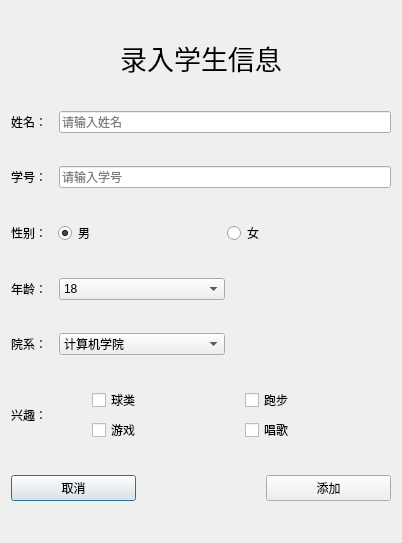
<?xml version="1.0" encoding="UTF-8"?>
<ui version="4.0">
 <class>addStu</class>
 <widget class="QDialog" name="addStu">
  <property name="geometry">
   <rect>
    <x>0</x>
    <y>0</y>
    <width>402</width>
    <height>543</height>
   </rect>
  </property>
  <property name="windowTitle">
   <string>添加学生</string>
  </property>
  <layout class="QVBoxLayout" name="verticalLayout">
   <item>
    <widget class="QLabel" name="label">
     <property name="sizePolicy">
      <sizepolicy hsizetype="Preferred" vsizetype="Fixed">
       <horstretch>0</horstretch>
       <verstretch>0</verstretch>
      </sizepolicy>
     </property>
     <property name="font">
      <font>
       <family>Ubuntu</family>
       <pointsize>20</pointsize>
       <weight>50</weight>
       <italic>false</italic>
       <bold>false</bold>
      </font>
     </property>
     <property name="layoutDirection">
      <enum>Qt::RightToLeft</enum>
     </property>
     <property name="styleSheet">
      <string notr="true"/>
     </property>
     <property name="text">
      <string>录入学生信息</string>
     </property>
     <property name="alignment">
      <set>Qt::AlignCenter</set>
     </property>
    </widget>
   </item>
   <item>
    <layout class="QHBoxLayout" name="horizontalLayout" stretch="1,8">
     <item>
      <widget class="QLabel" name="label_2">
       <property name="text">
        <string>姓名：</string>
       </property>
      </widget>
     </item>
     <item>
      <widget class="QLineEdit" name="le_name">
       <property name="placeholderText">
        <string>请输入姓名</string>
       </property>
       <property name="clearButtonEnabled">
        <bool>true</bool>
       </property>
      </widget>
     </item>
    </layout>
   </item>
   <item>
    <layout class="QHBoxLayout" name="horizontalLayout_2" stretch="1,8">
     <item>
      <widget class="QLabel" name="label_3">
       <property name="text">
        <string>学号：</string>
       </property>
      </widget>
     </item>
     <item>
      <widget class="QLineEdit" name="le_number">
       <property name="text">
        <string comment="dsf" extracomment="sdf"/>
       </property>
       <property name="dragEnabled">
        <bool>true</bool>
       </property>
       <property name="placeholderText">
        <string>请输入学号</string>
       </property>
       <property name="clearButtonEnabled">
        <bool>true</bool>
       </property>
      </widget>
     </item>
    </layout>
   </item>
   <item>
    <layout class="QHBoxLayout" name="horizontalLayout_3" stretch="1,4,4">
     <item>
      <widget class="QLabel" name="label_4">
       <property name="text">
        <string>性别：</string>
       </property>
      </widget>
     </item>
     <item>
      <widget class="QRadioButton" name="rbtn_male">
       <property name="text">
        <string>男</string>
       </property>
       <property name="checked">
        <bool>true</bool>
       </property>
       <attribute name="buttonGroup">
        <string notr="true">sexGroup</string>
       </attribute>
      </widget>
     </item>
     <item>
      <widget class="QRadioButton" name="rbtn_female">
       <property name="text">
        <string>女</string>
       </property>
       <attribute name="buttonGroup">
        <string notr="true">sexGroup</string>
       </attribute>
      </widget>
     </item>
    </layout>
   </item>
   <item>
    <layout class="QHBoxLayout" name="horizontalLayout_4" stretch="1,4,4">
     <item>
      <widget class="QLabel" name="label_5">
       <property name="text">
        <string>年龄：</string>
       </property>
      </widget>
     </item>
     <item>
      <widget class="QComboBox" name="cb_age">
       <item>
        <property name="text">
         <string>18</string>
        </property>
       </item>
       <item>
        <property name="text">
         <string>19</string>
        </property>
       </item>
       <item>
        <property name="text">
         <string>20</string>
        </property>
       </item>
       <item>
        <property name="text">
         <string>21</string>
        </property>
       </item>
       <item>
        <property name="text">
         <string>22</string>
        </property>
       </item>
       <item>
        <property name="text">
         <string>23</string>
        </property>
       </item>
       <item>
        <property name="text">
         <string>24</string>
        </property>
       </item>
      </widget>
     </item>
     <item>
      <spacer name="horizontalSpacer_2">
       <property name="orientation">
        <enum>Qt::Horizontal</enum>
       </property>
       <property name="sizeHint" stdset="0">
        <size>
         <width>40</width>
         <height>20</height>
        </size>
       </property>
      </spacer>
     </item>
    </layout>
   </item>
   <item>
    <layout class="QHBoxLayout" name="horizontalLayout_5" stretch="1,4,4">
     <item>
      <widget class="QLabel" name="label_6">
       <property name="text">
        <string>院系：</string>
       </property>
      </widget>
     </item>
     <item>
      <widget class="QComboBox" name="cb_yx">
       <item>
        <property name="text">
         <string>计算机学院</string>
        </property>
       </item>
       <item>
        <property name="text">
         <string>文学院</string>
        </property>
       </item>
       <item>
        <property name="text">
         <string>工商管理学院</string>
        </property>
       </item>
       <item>
        <property name="text">
         <string>理学院</string>
        </property>
       </item>
       <item>
        <property name="text">
         <string>电气工程学院</string>
        </property>
       </item>
      </widget>
     </item>
     <item>
      <spacer name="horizontalSpacer_3">
       <property name="orientation">
        <enum>Qt::Horizontal</enum>
       </property>
       <property name="sizeHint" stdset="0">
        <size>
         <width>40</width>
         <height>20</height>
        </size>
       </property>
      </spacer>
     </item>
    </layout>
   </item>
   <item>
    <layout class="QHBoxLayout" name="horizontalLayout_6" stretch="1,4">
     <item>
      <widget class="QLabel" name="label_7">
       <property name="text">
        <string>兴趣：</string>
       </property>
      </widget>
     </item>
     <item>
      <layout class="QGridLayout" name="gridLayout">
       <item row="1" column="0">
        <widget class="QCheckBox" name="cb_game">
         <property name="text">
          <string>游戏</string>
         </property>
         <attribute name="buttonGroup">
          <string notr="true">insGroup</string>
         </attribute>
        </widget>
       </item>
       <item row="1" column="1">
        <widget class="QCheckBox" name="vb_song">
         <property name="text">
          <string>唱歌</string>
         </property>
         <attribute name="buttonGroup">
          <string notr="true">insGroup</string>
         </attribute>
        </widget>
       </item>
       <item row="0" column="1">
        <widget class="QCheckBox" name="cb_run">
         <property name="text">
          <string>跑步</string>
         </property>
         <attribute name="buttonGroup">
          <string notr="true">insGroup</string>
         </attribute>
        </widget>
       </item>
       <item row="0" column="0">
        <widget class="QCheckBox" name="cb_ball">
         <property name="enabled">
          <bool>true</bool>
         </property>
         <property name="text">
          <string>球类</string>
         </property>
         <property name="checked">
          <bool>false</bool>
         </property>
         <property name="tristate">
          <bool>false</bool>
         </property>
         <attribute name="buttonGroup">
          <string notr="true">insGroup</string>
         </attribute>
        </widget>
       </item>
      </layout>
     </item>
    </layout>
   </item>
   <item>
    <layout class="QHBoxLayout" name="horizontalLayout_7" stretch="1,1,1">
     <item>
      <widget class="QPushButton" name="btn_cancal">
       <property name="text">
        <string>取消</string>
       </property>
      </widget>
     </item>
     <item>
      <spacer name="horizontalSpacer">
       <property name="orientation">
        <enum>Qt::Horizontal</enum>
       </property>
       <property name="sizeHint" stdset="0">
        <size>
         <width>40</width>
         <height>20</height>
        </size>
       </property>
      </spacer>
     </item>
     <item>
      <widget class="QPushButton" name="btn_add">
       <property name="text">
        <string>添加</string>
       </property>
      </widget>
     </item>
    </layout>
   </item>
  </layout>
 </widget>
 <layoutdefault spacing="6" margin="11"/>
 <resources/>
 <connections/>
 <buttongroups>
  <buttongroup name="sexGroup">
   <property name="exclusive">
    <bool>false</bool>
   </property>
  </buttongroup>
  <buttongroup name="insGroup">
   <property name="exclusive">
    <bool>false</bool>
   </property>
  </buttongroup>
 </buttongroups>
</ui>
